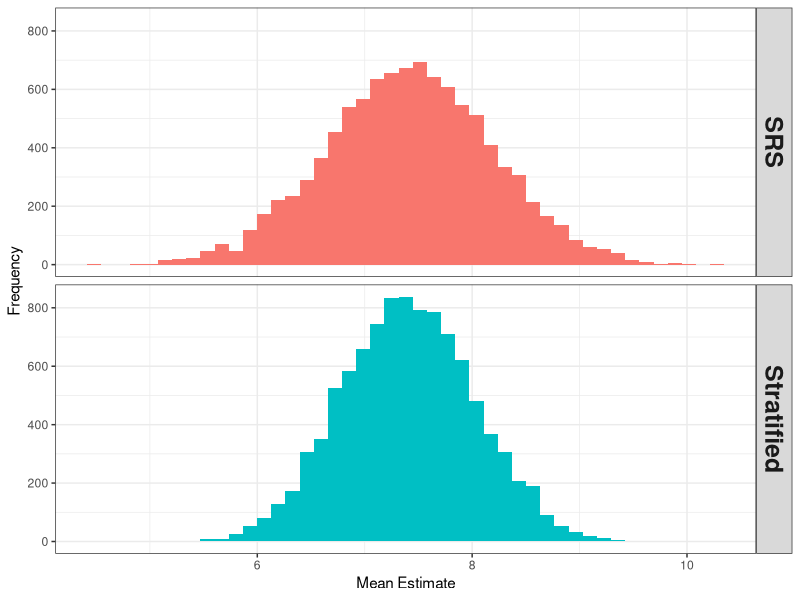
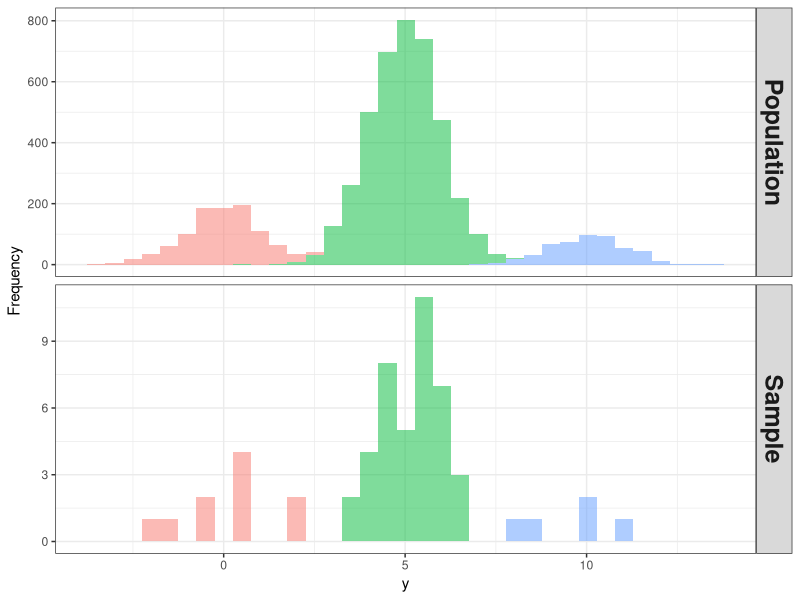

Reproduce these figures in R, in order.
## ---- chunk 1
#| echo: false

# Simulate taking SRS and stratified samples so as to see the gain
yA <- c(6,9,3,9,10,2,6,1,3,7,3,1,1,0,5)
yB <- c(13,7,12,8,11,6,7,8,8,5,7)
yC <- c(11,12,12,13,8,14,9,15,7)

n_h <- 5
NREPS <- 10000

srs_means <- strat_means <- vector(length=NREPS)
set.seed(525)
for (rep in 1:NREPS)
{
  # SRS
  srs_means[rep] <- mean(sample(c(yA,yB,yC), 3*n_h, replace=FALSE))
  # stratified sample
  yA_s <- sample(yA, n_h, replace=FALSE)
  yB_s <- sample(yB, n_h, replace=FALSE)
  yC_s <- sample(yC, n_h, replace=FALSE)
  strat_means[rep] <- mean(yA_s)*(15/35) + mean(yB_s)*(11/35) + mean(yC_s)*(9/35)
}
## ---- chunk 2
#| echo: false
#| fig-cap: ""
#| fig-alt: "Two histograms, one on top of the other, showing the normal-shaped distributions of the mean from an SRS (top) and the mean from a stratified sample (bottom)"

library(tidyverse)

tibble(rep=1:NREPS, srs=srs_means, strat=strat_means) %>%
  pivot_longer(srs:strat, values_to = "ybar", names_to = "method") %>%
  mutate(method_f = factor(method, levels = c("srs","strat"), labels=c("SRS", "Stratified"))) %>%
  ggplot(aes(x=ybar, fill=method_f)) + 
  geom_histogram(bins=45) + 
  facet_grid(method_f ~ .) + 
  theme_bw() + 
  theme(legend.position="none", strip.text.y = element_text(size=18, face="bold")) + 
  labs(x="Mean Estimate", y = "Frequency")
## ---- chunk 3
#| echo: false
#| fig-cap: ""
#| fig-alt: "Two histograms, one on top of the other, showing tri-modal distributions from the full population (top) and a single stratified sample (bottom)"

set.seed(1977)
pop <- tibble(y = c(rnorm(1000), 5+rnorm(4000), 10+rnorm(500)),
             stratum = c(rep(1,1000), rep(2,4000), rep(3,500))) %>%
  add_column(set = "Population")
samp <- pop %>%
  group_by(stratum) %>%
  slice_sample(prop = 0.01) %>%
  ungroup() %>%
  mutate(set = "Sample")
bind_rows(pop, samp) %>%
  ggplot(aes(x = y, fill = factor(stratum))) +
  geom_histogram(bins=35, alpha = 0.5) + 
  theme_bw() + 
  labs(x="y", y = "Frequency") + 
  facet_grid(set ~ ., scales="free_y") + 
  theme(legend.position="none", strip.text.y = element_text(size=18, face="bold"))
